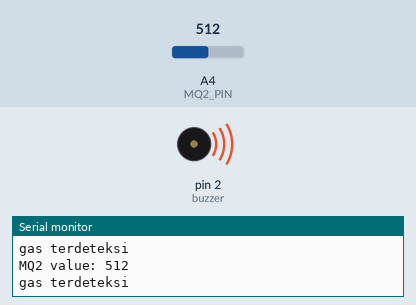
A sketch run on a simulated Arduino Uno, built with avr-gcc and run on an emulated ATmega328P. Parts: buzzer (waves = sounding, pin HIGH), the last lines printed to the serial monitor. The test bench sets the inputs (shaded band); at power-on: A4 (MQ2_PIN) = 512.

Above: at 1.8 s.
1.9 s: A4 (MQ2_PIN) set to 488
At 3.2 s:
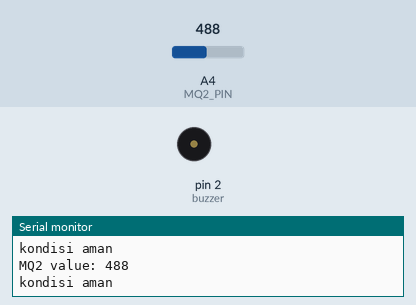
3.5 s: A4 (MQ2_PIN) set to 510
At 4.8 s:
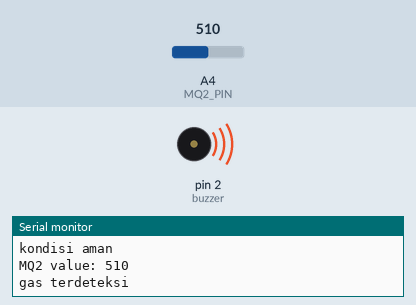
5.5 s: A4 (MQ2_PIN) set to 490
At 6.4 s:
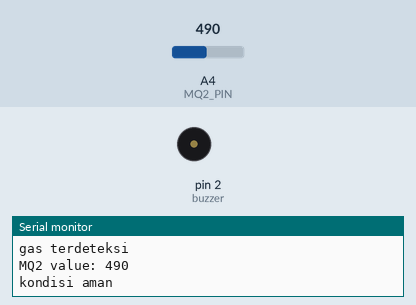
Timing chart, 0 to 8.5 s (numbered marks = the images above; inputs shaded):
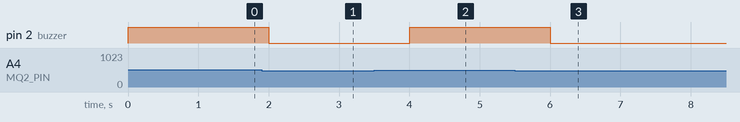

The sketch:

MQ2_analog_output.ino
```cpp
#define MQ2_PIN 4
#define buzzer 2
void setup() {
  // put your setup code here, to run once:
Serial.begin(115200);
pinMode(MQ2_PIN, INPUT);
pinMode(buzzer, OUTPUT);
}

void loop() {
  // put your main code here, to run repeatedly:
int mq2Value = analogRead(MQ2_PIN);
Serial.print("MQ2 value: ");
Serial.println(mq2Value);
if (mq2Value >= 500){
 Serial.println("gas terdeteksi");
 digitalWrite(buzzer, HIGH);
}else{
  Serial.println("kondisi aman");
  digitalWrite(buzzer, LOW);
}
delay(1000);
}
```

Measured:
- the behaviour switches between 500 and 499 on A4 (MQ2_PIN) (found by bisection; images 0 and 1)
- after the input at 1.9 s, pin 2 (buzzer): HIGH → LOW after 0.10 s
- after the input at 3.5 s, pin 2 (buzzer): LOW → HIGH after 0.50 s
- after the input at 5.5 s, pin 2 (buzzer): HIGH → LOW after 0.50 s
